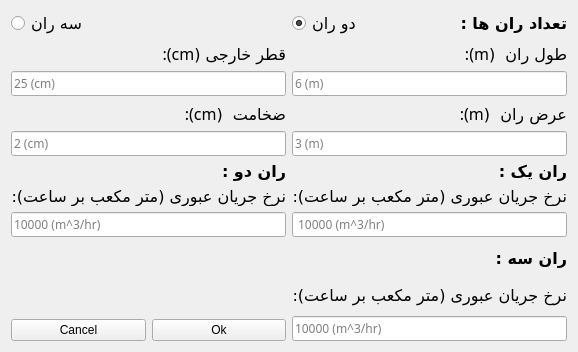
<?xml version="1.0" encoding="UTF-8"?>
<ui version="4.0">
 <class>Form</class>
 <widget class="QWidget" name="Form">
  <property name="geometry">
   <rect>
    <x>0</x>
    <y>0</y>
    <width>378</width>
    <height>352</height>
   </rect>
  </property>
  <property name="windowTitle">
   <string>اطلاعات ایستگاه تقلیل فشار گاز</string>
  </property>
  <property name="windowIcon">
   <iconset resource="svgfile.qrc">
    <normaloff>:/icon/heater.svg</normaloff>:/icon/heater.svg</iconset>
  </property>
  <layout class="QHBoxLayout" name="horizontalLayout_6">
   <item>
    <layout class="QVBoxLayout" name="verticalLayout">
     <item>
      <layout class="QHBoxLayout" name="horizontalLayout_2">
       <item>
        <widget class="QRadioButton" name="radioButton_2">
         <property name="font">
          <font>
           <family>B Mitra</family>
           <pointsize>12</pointsize>
          </font>
         </property>
         <property name="text">
          <string>سه ران </string>
         </property>
        </widget>
       </item>
       <item>
        <layout class="QHBoxLayout" name="horizontalLayout">
         <item>
          <widget class="QRadioButton" name="radioButton">
           <property name="font">
            <font>
             <family>B Mitra</family>
             <pointsize>12</pointsize>
            </font>
           </property>
           <property name="text">
            <string>دو ران</string>
           </property>
           <property name="checked">
            <bool>true</bool>
           </property>
          </widget>
         </item>
         <item>
          <widget class="QLabel" name="label_13">
           <property name="font">
            <font>
             <family>B Mitra</family>
             <pointsize>12</pointsize>
             <weight>75</weight>
             <bold>true</bold>
            </font>
           </property>
           <property name="text">
            <string>تعداد ران ها :</string>
           </property>
          </widget>
         </item>
        </layout>
       </item>
      </layout>
     </item>
     <item>
      <layout class="QHBoxLayout" name="horizontalLayout_3">
       <item>
        <layout class="QGridLayout" name="gridLayout_2">
         <item row="0" column="0">
          <widget class="QLabel" name="label_3">
           <property name="font">
            <font>
             <family>B Mitra</family>
             <pointsize>12</pointsize>
            </font>
           </property>
           <property name="text">
            <string>قطر خارجی (cm):</string>
           </property>
          </widget>
         </item>
         <item row="1" column="0">
          <widget class="QLineEdit" name="lineEdit_3">
           <property name="font">
            <font>
             <family>B Mitra</family>
             <pointsize>9</pointsize>
            </font>
           </property>
           <property name="text">
            <string/>
           </property>
           <property name="placeholderText">
            <string>25 (cm)</string>
           </property>
          </widget>
         </item>
         <item row="2" column="0">
          <widget class="QLabel" name="label_7">
           <property name="font">
            <font>
             <family>B Mitra</family>
             <pointsize>12</pointsize>
            </font>
           </property>
           <property name="text">
            <string>ضخامت  (cm):</string>
           </property>
          </widget>
         </item>
         <item row="3" column="0">
          <widget class="QLineEdit" name="lineEdit_5">
           <property name="font">
            <font>
             <family>B Mitra</family>
             <pointsize>9</pointsize>
            </font>
           </property>
           <property name="text">
            <string/>
           </property>
           <property name="placeholderText">
            <string>2 (cm)</string>
           </property>
          </widget>
         </item>
        </layout>
       </item>
       <item>
        <layout class="QGridLayout" name="gridLayout">
         <item row="0" column="0">
          <widget class="QLabel" name="label_2">
           <property name="font">
            <font>
             <family>B Mitra</family>
             <pointsize>12</pointsize>
            </font>
           </property>
           <property name="text">
            <string>طول ران  (m):</string>
           </property>
          </widget>
         </item>
         <item row="1" column="0">
          <widget class="QLineEdit" name="lineEdit_2">
           <property name="font">
            <font>
             <family>B Mitra</family>
             <pointsize>9</pointsize>
            </font>
           </property>
           <property name="text">
            <string/>
           </property>
           <property name="placeholderText">
            <string>6 (m)</string>
           </property>
          </widget>
         </item>
         <item row="2" column="0">
          <widget class="QLabel" name="label_5">
           <property name="font">
            <font>
             <family>B Mitra</family>
             <pointsize>12</pointsize>
            </font>
           </property>
           <property name="text">
            <string>عرض ران  (m):</string>
           </property>
          </widget>
         </item>
         <item row="3" column="0">
          <widget class="QLineEdit" name="lineEdit_4">
           <property name="font">
            <font>
             <family>B Mitra</family>
             <pointsize>9</pointsize>
            </font>
           </property>
           <property name="text">
            <string/>
           </property>
           <property name="placeholderText">
            <string>3 (m)</string>
           </property>
          </widget>
         </item>
        </layout>
       </item>
      </layout>
     </item>
     <item>
      <layout class="QHBoxLayout" name="horizontalLayout_4">
       <item>
        <layout class="QGridLayout" name="gridLayout_5">
         <item row="0" column="0">
          <widget class="QLabel" name="label_8">
           <property name="font">
            <font>
             <family>B Mitra</family>
             <pointsize>12</pointsize>
             <weight>75</weight>
             <bold>true</bold>
            </font>
           </property>
           <property name="text">
            <string>ران دو :</string>
           </property>
          </widget>
         </item>
         <item row="1" column="0">
          <widget class="QLabel" name="label_6">
           <property name="font">
            <font>
             <family>B Mitra</family>
             <pointsize>12</pointsize>
            </font>
           </property>
           <property name="text">
            <string>نرخ جریان عبوری (متر مکعب بر ساعت):</string>
           </property>
          </widget>
         </item>
         <item row="2" column="0">
          <widget class="QLineEdit" name="lineEdit_6">
           <property name="font">
            <font>
             <family>B Mitra</family>
             <pointsize>9</pointsize>
            </font>
           </property>
           <property name="text">
            <string/>
           </property>
           <property name="placeholderText">
            <string>10000 (m^3/hr)</string>
           </property>
          </widget>
         </item>
        </layout>
       </item>
       <item>
        <layout class="QGridLayout" name="gridLayout_4">
         <item row="0" column="0">
          <widget class="QLabel" name="label_4">
           <property name="font">
            <font>
             <family>B Mitra</family>
             <pointsize>12</pointsize>
             <weight>75</weight>
             <bold>true</bold>
            </font>
           </property>
           <property name="text">
            <string>ران یک :</string>
           </property>
          </widget>
         </item>
         <item row="1" column="0">
          <widget class="QLabel" name="label">
           <property name="font">
            <font>
             <family>B Mitra</family>
             <pointsize>12</pointsize>
            </font>
           </property>
           <property name="text">
            <string>نرخ جریان عبوری (متر مکعب بر ساعت):</string>
           </property>
          </widget>
         </item>
         <item row="2" column="0">
          <widget class="QLineEdit" name="lineEdit">
           <property name="font">
            <font>
             <family>B Mitra</family>
             <pointsize>9</pointsize>
            </font>
           </property>
           <property name="text">
            <string/>
           </property>
           <property name="placeholderText">
            <string> 10000 (m^3/hr)</string>
           </property>
          </widget>
         </item>
        </layout>
       </item>
      </layout>
     </item>
     <item>
      <layout class="QHBoxLayout" name="horizontalLayout_5">
       <item>
        <layout class="QGridLayout" name="gridLayout_7">
         <item row="0" column="0">
          <spacer name="horizontalSpacer_2">
           <property name="orientation">
            <enum>Qt::Horizontal</enum>
           </property>
           <property name="sizeHint" stdset="0">
            <size>
             <width>40</width>
             <height>20</height>
            </size>
           </property>
          </spacer>
         </item>
         <item row="4" column="1">
          <widget class="QPushButton" name="pushButton">
           <property name="text">
            <string>Ok</string>
           </property>
          </widget>
         </item>
         <item row="0" column="1">
          <spacer name="horizontalSpacer">
           <property name="orientation">
            <enum>Qt::Horizontal</enum>
           </property>
           <property name="sizeHint" stdset="0">
            <size>
             <width>40</width>
             <height>20</height>
            </size>
           </property>
          </spacer>
         </item>
         <item row="4" column="0">
          <widget class="QPushButton" name="pushButton_2">
           <property name="text">
            <string>Cancel</string>
           </property>
          </widget>
         </item>
         <item row="3" column="0">
          <spacer name="verticalSpacer">
           <property name="orientation">
            <enum>Qt::Vertical</enum>
           </property>
           <property name="sizeHint" stdset="0">
            <size>
             <width>20</width>
             <height>40</height>
            </size>
           </property>
          </spacer>
         </item>
         <item row="3" column="1">
          <spacer name="verticalSpacer_2">
           <property name="orientation">
            <enum>Qt::Vertical</enum>
           </property>
           <property name="sizeHint" stdset="0">
            <size>
             <width>20</width>
             <height>40</height>
            </size>
           </property>
          </spacer>
         </item>
        </layout>
       </item>
       <item>
        <layout class="QGridLayout" name="gridLayout_6">
         <item row="0" column="0">
          <widget class="QLabel" name="label_11">
           <property name="font">
            <font>
             <family>B Mitra</family>
             <pointsize>12</pointsize>
             <weight>75</weight>
             <bold>true</bold>
            </font>
           </property>
           <property name="text">
            <string>ران سه :</string>
           </property>
          </widget>
         </item>
         <item row="1" column="0">
          <widget class="QLabel" name="label_9">
           <property name="font">
            <font>
             <family>B Mitra</family>
             <pointsize>12</pointsize>
            </font>
           </property>
           <property name="text">
            <string>نرخ جریان عبوری (متر مکعب بر ساعت):</string>
           </property>
          </widget>
         </item>
         <item row="2" column="0">
          <widget class="QLineEdit" name="lineEdit_9">
           <property name="font">
            <font>
             <family>B Mitra</family>
             <pointsize>9</pointsize>
            </font>
           </property>
           <property name="text">
            <string/>
           </property>
           <property name="placeholderText">
            <string>10000 (m^3/hr)</string>
           </property>
          </widget>
         </item>
        </layout>
       </item>
      </layout>
     </item>
    </layout>
   </item>
  </layout>
 </widget>
 <tabstops>
  <tabstop>radioButton</tabstop>
  <tabstop>radioButton_2</tabstop>
  <tabstop>lineEdit_2</tabstop>
  <tabstop>lineEdit_4</tabstop>
  <tabstop>lineEdit_3</tabstop>
  <tabstop>lineEdit_5</tabstop>
  <tabstop>lineEdit</tabstop>
  <tabstop>lineEdit_6</tabstop>
  <tabstop>lineEdit_9</tabstop>
  <tabstop>pushButton</tabstop>
  <tabstop>pushButton_2</tabstop>
 </tabstops>
 <resources>
  <include location="svgfile.qrc"/>
 </resources>
 <connections>
  <connection>
   <sender>radioButton_2</sender>
   <signal>toggled(bool)</signal>
   <receiver>lineEdit_9</receiver>
   <slot>setEnabled(bool)</slot>
   <hints>
    <hint type="sourcelabel">
     <x>71</x>
     <y>37</y>
    </hint>
    <hint type="destinationlabel">
     <x>325</x>
     <y>319</y>
    </hint>
   </hints>
  </connection>
  <connection>
   <sender>radioButton_2</sender>
   <signal>toggled(bool)</signal>
   <receiver>label_9</receiver>
   <slot>setEnabled(bool)</slot>
   <hints>
    <hint type="sourcelabel">
     <x>71</x>
     <y>37</y>
    </hint>
    <hint type="destinationlabel">
     <x>365</x>
     <y>293</y>
    </hint>
   </hints>
  </connection>
  <connection>
   <sender>radioButton_2</sender>
   <signal>toggled(bool)</signal>
   <receiver>label_11</receiver>
   <slot>setEnabled(bool)</slot>
   <hints>
    <hint type="sourcelabel">
     <x>71</x>
     <y>37</y>
    </hint>
    <hint type="destinationlabel">
     <x>243</x>
     <y>265</y>
    </hint>
   </hints>
  </connection>
  <connection>
   <sender>radioButton</sender>
   <signal>toggled(bool)</signal>
   <receiver>lineEdit_9</receiver>
   <slot>setDisabled(bool)</slot>
   <hints>
    <hint type="sourcelabel">
     <x>239</x>
     <y>37</y>
    </hint>
    <hint type="destinationlabel">
     <x>325</x>
     <y>319</y>
    </hint>
   </hints>
  </connection>
  <connection>
   <sender>radioButton</sender>
   <signal>toggled(bool)</signal>
   <receiver>label_9</receiver>
   <slot>setDisabled(bool)</slot>
   <hints>
    <hint type="sourcelabel">
     <x>239</x>
     <y>37</y>
    </hint>
    <hint type="destinationlabel">
     <x>365</x>
     <y>293</y>
    </hint>
   </hints>
  </connection>
  <connection>
   <sender>radioButton</sender>
   <signal>toggled(bool)</signal>
   <receiver>label_11</receiver>
   <slot>setDisabled(bool)</slot>
   <hints>
    <hint type="sourcelabel">
     <x>239</x>
     <y>37</y>
    </hint>
    <hint type="destinationlabel">
     <x>243</x>
     <y>265</y>
    </hint>
   </hints>
  </connection>
 </connections>
</ui>
